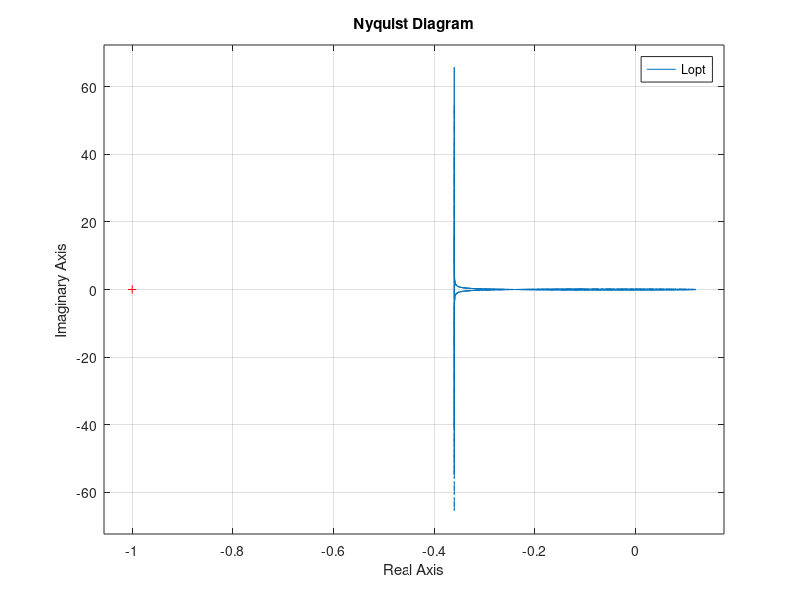

Here is the MATLAB script that generated this plot: (Note: this script raises an error after producing the figure.)
MFmin=60; %r2=3
MGmin=4.0; %r3=4

Kmin=0.1; Kmax=1;  % 0.1 0.7
Wopt=0; Kopt=0; K=0; 
Ts=45;
z=tf('z',Ts);
Gz=1.00/(z-1); %r1=2
D=K;

H=1/z;
T=feedback(D*Gz,H);
for K= Kmin:0.01:Kmax,
    D=K; L=D*Gz*H; T=feedback(D*Gz,H);
    [MG,MF,Wmg,Wmf]=margin(L)
    if Wmf>Wopt & MF>MFmin & MG>MGmin & isstable(T),
        Wopt=Wmf; Kopt=K;MFop=MF;MGop=MG;
    end;
end;
Wopt, Kopt, Dopt = Kopt;
Lopt = Dopt*Gz*H;
figure(1)
nyquist(Lopt);
figure(2)
step (Topt);

figure(3)
bode(Lopt);
Topt = feedback(Dopt*Gz, H);